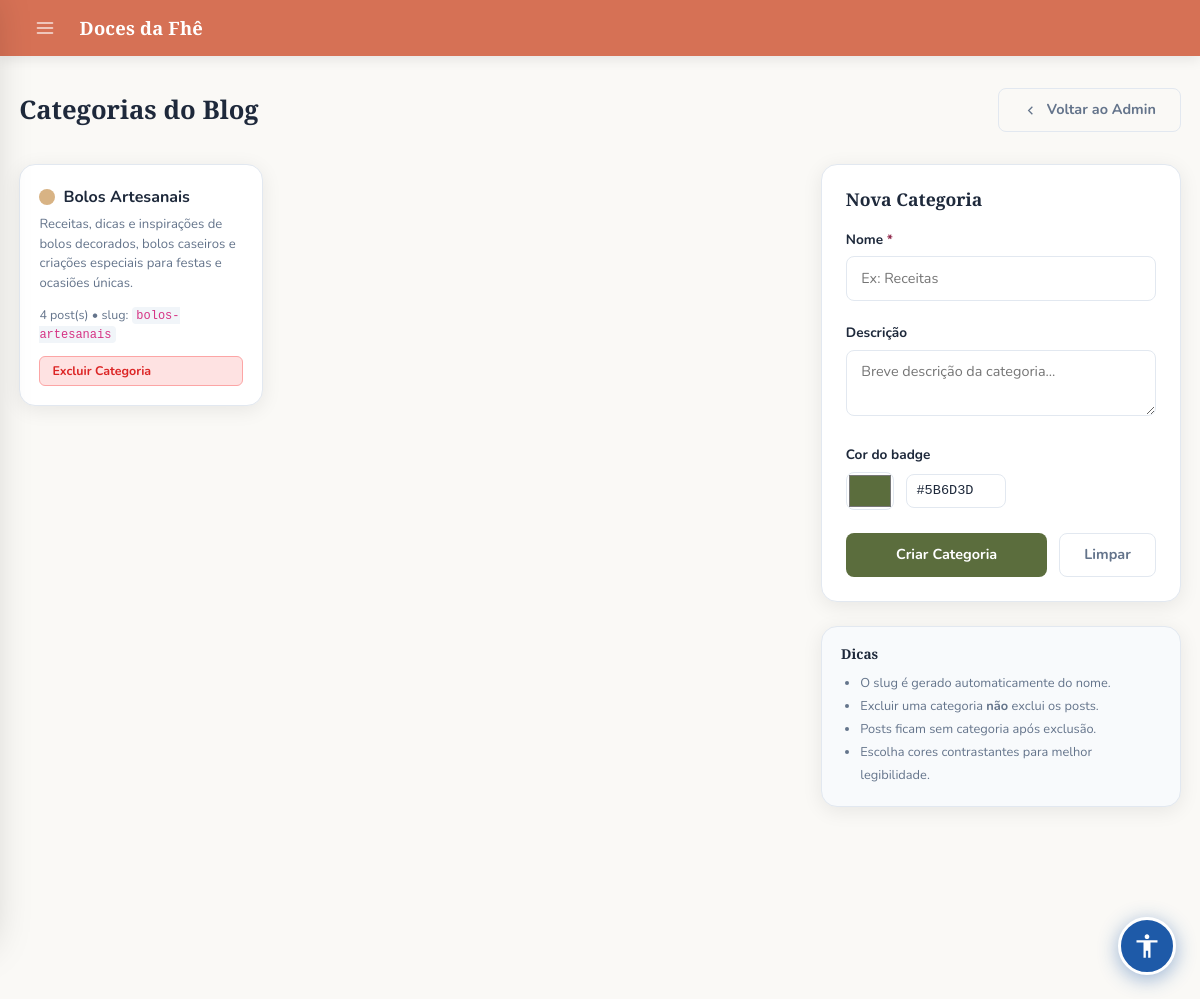
The app's page /blog/admin/categorias (signed in), older data.
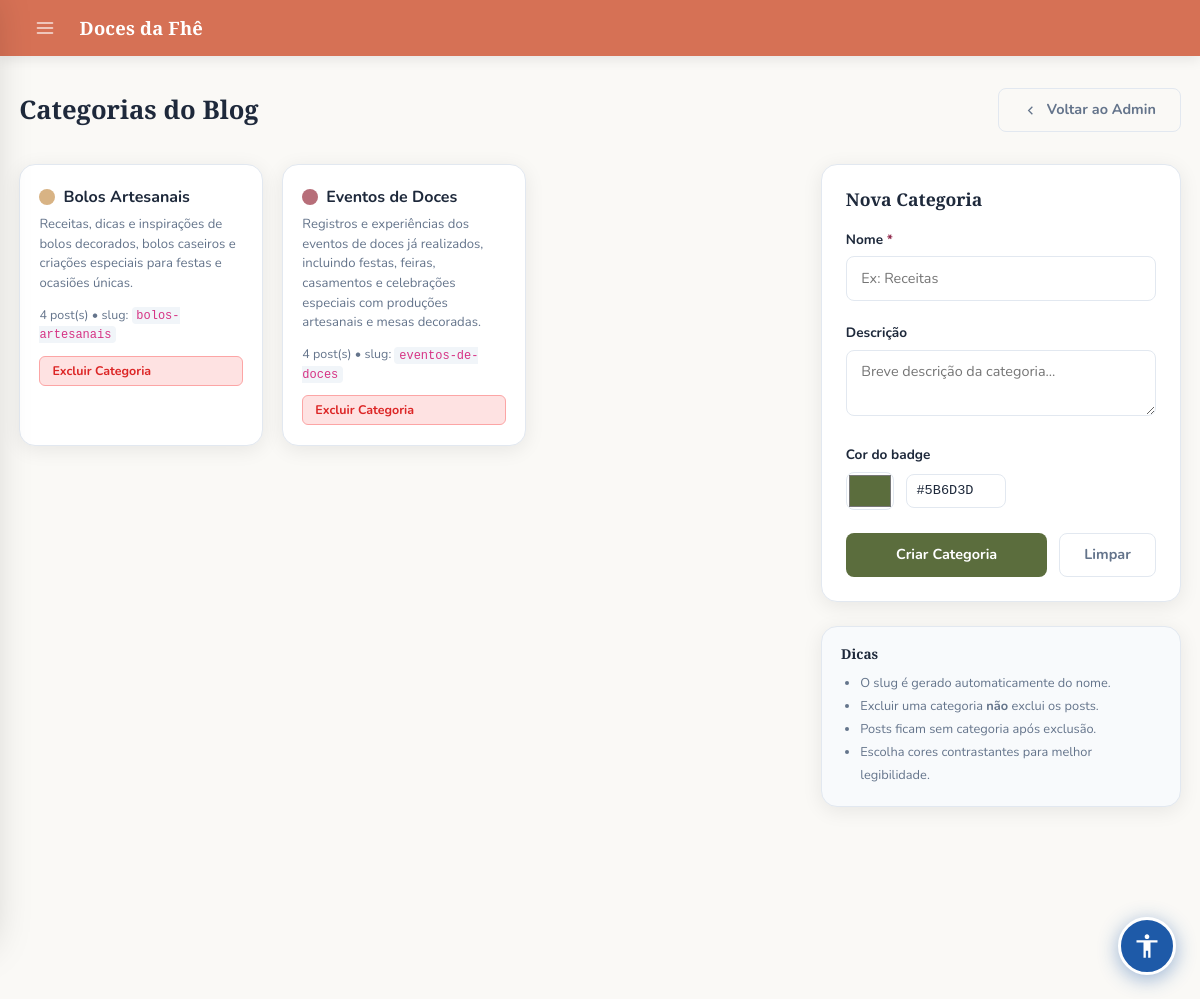
The same page, newer data.
### models.py (models this page shows, shortened)
class BlogCategoria(db.Model):
    __tablename__ = 'blog_categorias'
    id = db.Column(db.Integer, primary_key=True)
    nome = db.Column(db.String(100), unique=True, nullable=False)
    slug = db.Column(db.String(100), unique=True, nullable=False)
    descricao = db.Column(db.String(300), nullable=True)
    cor = db.Column(db.String(20), default='#5B6D3D')

### blog_routes.py (the view, shortened to what this page needs)
@blog_bp.route('/admin/categorias', methods=['GET', 'POST'])
@_admin_required
def admin_categorias():
    categorias = BlogCategoria.query.all()
    return render_template('blog/categorias_admin.html', categorias=categorias)

### app.py (called while the page is built)
@login_manager.user_loader
def load_user(user_id):
    return User.query.get(int(user_id))

@app.context_processor
def inject_globals():
    if current_user.is_authenticated:
        total_itens = db.session.query(
            db.func.sum(CarrinhoItem.quantidade)
        ).filter_by(user_id=current_user.id).scalar() or 0
    else:
        total_itens = 0
    site_config = SiteConfig.query.first()
    return dict(carrinho_total=total_itens, site_config=site_config)

### blog_routes.py (called while the page is built)
def _admin_required(f):
    from functools import wraps
    @wraps(f)
    def decorated(*args, **kwargs):
        if not current_user.is_authenticated:
            flash('Faça login para continuar.', 'info')
            return redirect(url_for('login'))
        if not current_user.is_admin:
            flash('Acesso restrito a administradores.', 'error')
            return redirect(url_for('blog.index'))
        return f(*args, **kwargs)
    return decorated

### templates/blog/categorias_admin.html (shortened to what the changed rows need)
{% extends "admin/base.html" %}
{% block styles %}
<link rel="stylesheet" href="{{ url_for('static', filename='blog.css') }}">
{% endblock %}
{% block content %}
<div class="blog-admin-wrap">
  <div class="admin-page-header">
    <h1 class="admin-page-title">Categorias do Blog</h1>
  </div>
  <div style="display:grid; grid-template-columns: 1fr 360px; gap:2rem; align-items:start;">
    <div>
      {% if categorias %}
      <div class="cat-admin-grid">
        {% for cat in categorias %}
        <div class="cat-admin-card">
          <div class="cat-admin-nome">
            <span class="cat-admin-color-dot" style="background: {{ cat.cor }};"></span>
            {{ cat.nome }}
          </div>
          {% if cat.descricao %}
          <p class="cat-admin-desc">{{ cat.descricao }}</p>
          {% endif %}
          <p class="cat-admin-count">
            {{ cat.posts | selectattr('status', 'equalto', 'publicado') | list | length }} post(s)
            &bull; slug: <code style="font-size:.75rem; background:#f1f5f9; padding:.1rem .3rem; border-radius:4px;">{{ cat.slug }}</code>
          </p>
          <form action="{{ url_for('blog.admin_excluir_categoria', id=cat.id) }}" method="post" onsubmit="return confirm('Excluir a categoria &quot;{{ cat.nome }}&quot;? Os posts ficarão sem categoria.');">
            <button type="submit" class="action-btn action-btn-delete" style="width:100%;">Excluir Categoria</button>
          </form>
        </div>
        {% endfor %}
      </div>
      {% else %}
      <div class="admin-table-wrap" style="padding:2.5rem; text-align:center; color:var(--blog-muted);">
        <p>Nenhuma categoria criada ainda.</p>
      </div>
      {% endif %}
    </div>
    <div>
      <div class="admin-table-wrap" style="padding:1.5rem;">
        <h2 style="font-family:'Playfair Display',serif; font-size:1.1rem; font-weight:700; margin:0 0 1.2rem; color:var(--blog-text);">Nova Categoria</h2>
      </div>
    </div>
  </div>
</div>
{% endblock %}

Row changes from the older to the newer data that the page shows:
added BlogCategoria: nome "Eventos de Doces", descricao "Registros e experiências dos eventos de doces já realizados, incluindo festas, feiras, casamentos e celebrações especiais com produções artesanais e mesas decoradas.", posts|selectattr "4", slug "eventos-de-doces"
